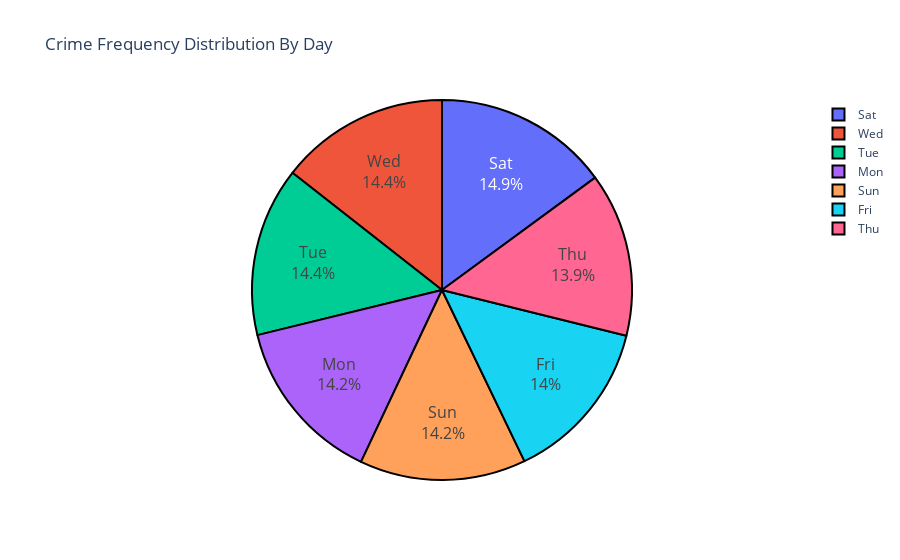

Notebook code cell kept with this figure:
### Markdown cell above
## Graph #7: Crime Frequency Distribution By Day Pie Graph

### Code cell
fig = plty.pie(days_freq, values='Freq', names='Day', title='Crime Frequency Distribution By Day')
fig.update_traces(textposition='inside', textinfo='percent+label',
                  textfont_size=16, marker=dict(line=dict(color='#000000', width=2)))
fig.show()

### Figure 1 — Plotly figure (JSON) as saved in the notebook; plotly's stock layout.template omitted (floating-point values rounded to 4 significant figures)
{"data": [{"domain": {"x": [0, 1], "y": [0, 1]}, "hoverlabel": {"namelength": 0}, "hovertemplate": "Day=%{label}<br>Freq=%{value}", "labels": ["Mon", "Tue", "Wed", "Thu", "Fri", "Sat", "Sun"], "legendgroup": "", "marker": {"line": {"color": "#000000", "width": 2}}, "name": "", "showlegend": true, "textfont": {"size": 16}, "textinfo": "percent+label", "textposition": "inside", "type": "pie", "values": [3266, 3317, 3324, 3212, 3225, 3439, 3261]}], "layout": {"legend": {"tracegroupgap": 0}, "title": {"text": "Crime Frequency Distribution By Day"}}}
